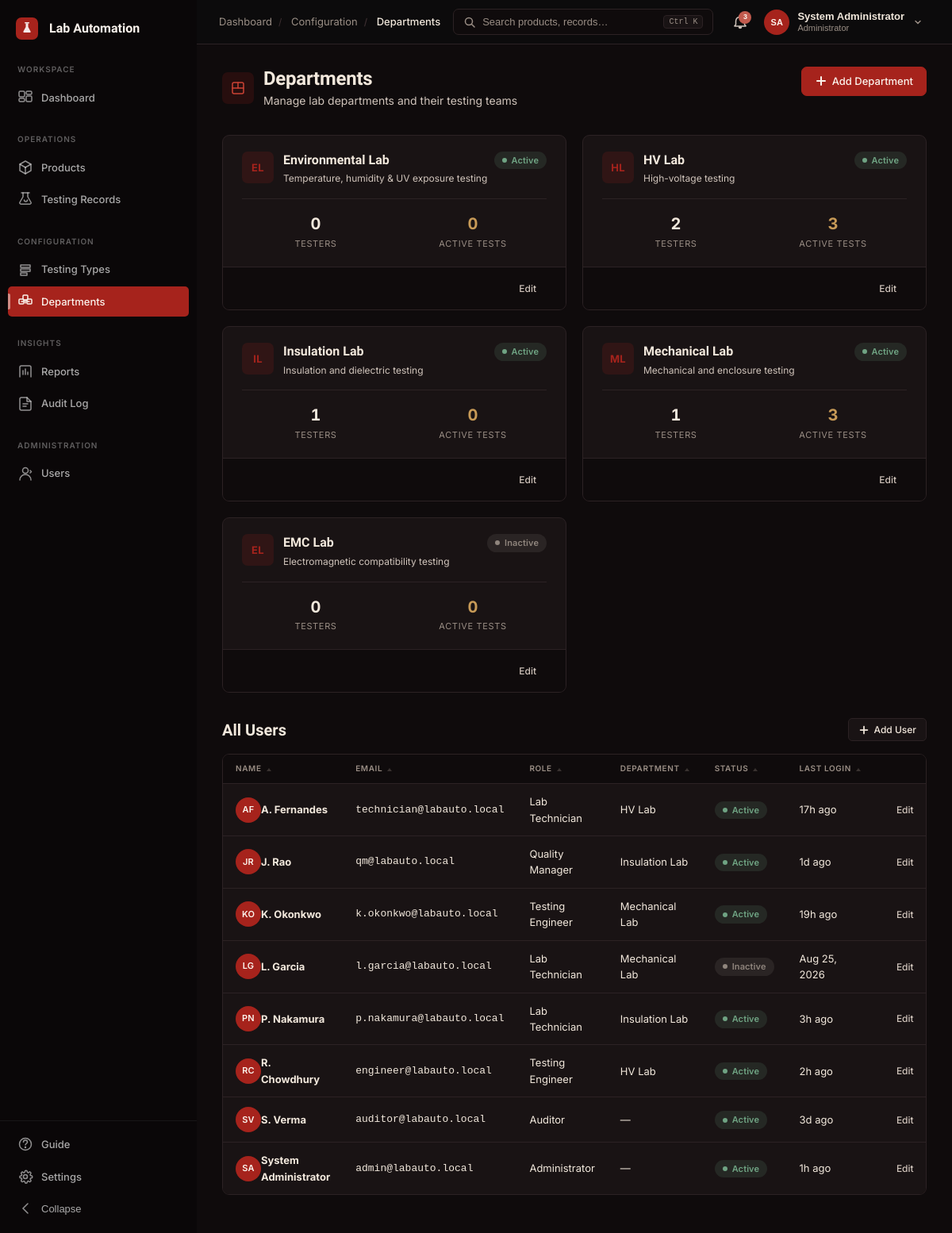
The app's page /admin/departments.php (signed in) with its own data.
### tables this page shows
CREATE TABLE departments (
    id            INT UNSIGNED AUTO_INCREMENT PRIMARY KEY,
    workspace_id  INT UNSIGNED NOT NULL,
    name          VARCHAR(100) NOT NULL,
    description   VARCHAR(255) NULL,
    status        ENUM('active','inactive') NOT NULL DEFAULT 'active',
    created_at    TIMESTAMP NOT NULL DEFAULT CURRENT_TIMESTAMP,
    updated_at    TIMESTAMP NOT NULL DEFAULT CURRENT_TIMESTAMP ON UPDATE CURRENT_TIMESTAMP,
    UNIQUE KEY uq_departments_ws_name (workspace_id, name),
    KEY idx_departments_workspace (workspace_id),
    CONSTRAINT fk_departments_workspace FOREIGN KEY (workspace_id) REFERENCES workspaces(id)
);

CREATE TABLE users (
    id                     INT UNSIGNED AUTO_INCREMENT PRIMARY KEY,
    workspace_id           INT UNSIGNED NOT NULL,
    name                   VARCHAR(120) NOT NULL,
    email                  VARCHAR(150) NOT NULL,
    email_verified         TINYINT(1) NOT NULL DEFAULT 0,
    password_hash          VARCHAR(255) NOT NULL,
    role                   ENUM('administrator','testing_engineer','lab_technician','quality_manager','auditor') NOT NULL,
    department_id          INT UNSIGNED NULL,
    avatar                 VARCHAR(500) NULL,
    status                 ENUM('active','inactive') NOT NULL DEFAULT 'active',
    invitation_status      ENUM('pending','activated') NULL DEFAULT NULL,
    failed_login_attempts  TINYINT UNSIGNED NOT NULL DEFAULT 0,
    locked_until           DATETIME NULL,
    last_login_at          DATETIME NULL,
    password_changed_at    DATETIME NULL,
    created_at             TIMESTAMP NOT NULL DEFAULT CURRENT_TIMESTAMP,
    updated_at             TIMESTAMP NOT NULL DEFAULT CURRENT_TIMESTAMP ON UPDATE CURRENT_TIMESTAMP,
    UNIQUE KEY uq_users_email (email),
    KEY idx_users_workspace (workspace_id),
    KEY idx_users_department (department_id),
    KEY idx_users_role (role),
    KEY idx_users_status (status),
    CONSTRAINT fk_users_workspace   FOREIGN KEY (workspace_id) REFERENCES workspaces(id),
    CONSTRAINT fk_users_department  FOREIGN KEY (department_id) REFERENCES departments(id) ON DELETE SET NULL
);

### includes/auth.php (called while the page is built, shortened)
<?php
function auth_role(): string
{
    return $_SESSION['user']['role'] ?? '';
}
function can(string $permission): bool
{
    $role = auth_role();
    $permissions = [
        'administrator' => [
            'manage_users', 'manage_departments', 'manage_testing_types', 'manage_settings',
            'manage_testers',
            'register_product', 'edit_product', 'delete_product', 'assign_test',
            'view_all_tests', 'review_test', 'cpri_approve',
            'view_reports', 'export_reports', 'view_audit_log',
            'view_notifications',
        ],
        'testing_engineer' => [
            'register_product', 'edit_product', 'assign_test',
            'view_all_tests', 'review_test',
            'view_reports', 'export_reports', 'view_audit_log',
            'manage_testing_types', 'view_notifications',
        ],
        'lab_technician' => [
            'perform_test', 'record_measurements', 'submit_test',
            'view_own_tests', 'view_notifications',
        ],
        'quality_manager' => [
            'cpri_approve', 'cpri_reject',
            'view_all_tests', 'view_reports', 'export_reports',
            'view_audit_log', 'view_notifications',
        ],
        'auditor' => [
            'view_all_tests', 'view_reports', 'export_reports',
            'view_audit_log', 'view_notifications',
        ],
    ];
    $rolePerms = $permissions[$role] ?? [];
    return in_array($permission, $rolePerms, true);
}

### admin/departments.php (the view, shortened to what this page needs)
<?php
require_once __DIR__ . '/../includes/helpers.php';
require_once __DIR__ . '/../includes/auth.php';
require_once __DIR__ . '/../includes/header.php';
$deptStmt = $pdo->prepare("
    SELECT d.*,
           (SELECT COUNT(*) FROM users u WHERE u.department_id = d.id AND u.role IN ('lab_technician','testing_engineer') AND u.status = 'active') AS tester_count,
           (SELECT COUNT(*) FROM testing_records tr WHERE tr.department_id = d.id AND tr.status IN ('assigned','in_testing')) AS active_tests
    FROM departments d
    WHERE d.workspace_id = :ws
    ORDER BY d.status ASC, d.name ASC
");
$deptStmt->execute(['ws' => $wsId]);
$departments = $deptStmt->fetchAll();
$usersStmt = $pdo->prepare("
    SELECT u.*, d.name AS dept_name
    FROM users u
    LEFT JOIN departments d ON u.department_id = d.id
    WHERE u.workspace_id = :ws
    ORDER BY u.name ASC
");
$usersStmt->execute(['ws' => $wsId]);
$users = $usersStmt->fetchAll();
?>
<div class="page-header">
  <div class="page-header-left">
    <div class="d-flex align-center gap-12 mb-4">
      <div style="width:40px;height:40px;border-radius:var(--radius-md);background:var(--accent-tint);display:flex;align-items:center;justify-content:center;flex-shrink:0;">
        <svg width="20" height="20" viewBox="0 0 20 20" fill="none" stroke="var(--accent-strong)" stroke-width="1.5" stroke-linecap="round"><rect x="3" y="3" width="14" height="14" rx="2"/><line x1="3" y1="10" x2="17" y2="10"/><line x1="10" y1="3" x2="10" y2="10"/></svg>
      </div>
      <div>
        <h1 class="page-title">Departments</h1>
        <p class="page-subtitle" style="margin-top:2px;">Manage lab departments and their testing teams</p>
      </div>
    </div>
  </div>
  <?php if (can('manage_departments')): ?>
  <div class="page-actions">
    <button type="button" class="btn btn-primary" onclick="openModal('addDeptModal')">
      <svg width="16" height="16" viewBox="0 0 16 16" fill="none" stroke="currentColor" stroke-width="2" stroke-linecap="round"><line x1="8" y1="3" x2="8" y2="13"/><line x1="3" y1="8" x2="13" y2="8"/></svg>
      Add Department
    </button>
  </div>
  <?php endif; ?>
</div>
<div class="dept-cards-grid" style="display:grid;grid-template-columns:repeat(auto-fill,minmax(320px,1fr));gap:20px;">
  <?php foreach ($departments as $dept):
    $deptInitials = '';
    $words = explode(' ', $dept['name']);
    foreach ($words as $w) { if ($w) $deptInitials .= strtoupper($w[0]); }
  ?>
  <div class="card card-hover dept-card" style="cursor:pointer;">
    <div class="card-body">
      <div style="display:flex;align-items:flex-start;gap:12px;margin-bottom:16px;">
        <div style="width:40px;height:40px;border-radius:var(--radius-md);background:var(--accent-tint);color:var(--accent);display:flex;align-items:center;justify-content:center;font-weight:700;font-size:0.8125rem;letter-spacing:0.02em;flex-shrink:0;">
          <?= e($deptInitials) ?>
        </div>
        <div style="min-width:0;flex:1;">
          <div style="display:flex;align-items:center;justify-content:space-between;gap:8px;">
            <h3 style="font-size:1rem;font-weight:600;margin:0;white-space:nowrap;overflow:hidden;text-overflow:ellipsis;"><?= e($dept['name']) ?></h3>
            <?= status_badge($dept['status']) ?>
          </div>
          <?php if (!empty($dept['description'])): ?>
          <p class="text-soft" style="font-size:0.75rem;margin:4px 0 0;line-height:1.4;display:-webkit-box;-webkit-line-clamp:2;-webkit-box-orient:vertical;overflow:hidden;"><?= e($dept['description']) ?></p>
          <?php endif; ?>
        </div>
      </div>
      <div style="display:grid;grid-template-columns:1fr 1fr;gap:12px;padding-top:16px;border-top:1px solid var(--line);">
        <div style="text-align:center;">
          <div style="font-weight:700;font-size:1.25rem;font-variant-numeric:tabular-nums;color:var(--ink);"><?= (int) $dept['tester_count'] ?></div>
          <div style="font-size:0.6875rem;color:var(--ink-faint);text-transform:uppercase;letter-spacing:0.06em;">Testers</div>
        </div>
        <div style="text-align:center;">
          <div style="font-weight:700;font-size:1.25rem;font-variant-numeric:tabular-nums;color:var(--warning);"><?= (int) $dept['active_tests'] ?></div>
          <div style="font-size:0.6875rem;color:var(--ink-faint);text-transform:uppercase;letter-spacing:0.06em;">Active Tests</div>
        </div>
      </div>
    </div>
    <?php if (can('manage_departments')): ?>
    <div class="card-footer" style="display:flex;justify-content:flex-end;gap:8px;">
      <button type="button" class="btn btn-sm btn-ghost" onclick="event.stopPropagation();editDept(<?= (int) $dept['id'] ?>, <?= e(json_encode($dept['name'])) ?>, <?= e(json_encode($dept['description'] ?? '')) ?>, '<?= e($dept['status']) ?>')">Edit</button>
    </div>
    <?php endif; ?>
  </div>
  <?php endforeach; ?>
</div>
<div style="margin-top:32px;">
  <div class="d-flex align-center justify-between" style="margin-bottom:16px;">
    <h2 style="font-size:1.25rem;">All Users</h2>
    <?php if (can('manage_users')): ?>
    <button type="button" class="btn btn-secondary btn-sm" onclick="openModal('addTesterModal')">
      <svg width="14" height="14" viewBox="0 0 16 16" fill="none" stroke="currentColor" stroke-width="2" stroke-linecap="round"><line x1="8" y1="3" x2="8" y2="13"/><line x1="3" y1="8" x2="13" y2="8"/></svg>
      Add User
    </button>
    <?php endif; ?>
  </div>
  <div class="table-wrap">
    <table class="data-table">
      <thead>
        <tr>
          <th class="sortable">Name</th>
          <th class="sortable">Email</th>
          <th class="sortable">Role</th>
          <th class="sortable">Department</th>
          <th class="sortable">Status</th>
          <th class="sortable">Last Login</th>
          <th class="col-actions"></th>
        </tr>
      </thead>
      <tbody>
        <?php foreach ($users as $u): ?>
        <tr>
          <td>
            <div class="d-flex align-center gap-10">
              <span class="user-avatar" style="width:32px;height:32px;font-size:0.6875rem;"><?= e(user_initials($u['name'])) ?></span>
              <strong><?= e($u['name']) ?></strong>
            </div>
          </td>
          <td class="text-mono text-soft" style="font-size:0.8125rem;"><?= e($u['email']) ?></td>
          <td><?= e(role_label($u['role'])) ?></td>
          <td><?= e($u['dept_name'] ?? '—') ?></td>
          <td><?= status_badge($u['status']) ?></td>
          <td class="text-soft" style="font-size:0.8125rem;"><?= $u['last_login_at'] ? time_ago($u['last_login_at']) : 'Never' ?></td>
          <td class="col-actions">
            <?php if (can('manage_users')): ?>
            <button type="button" class="btn btn-sm btn-ghost" onclick="editUser(<?= (int) $u['id'] ?>, <?= e(json_encode($u['name'])) ?>, <?= e(json_encode($u['email'])) ?>, '<?= e($u['role']) ?>', '<?= e($u['status']) ?>')">Edit</button>
            <?php endif; ?>
          </td>
        </tr>
        <?php endforeach; ?>
      </tbody>
    </table>
  </div>
</div>
<?php require_once __DIR__ . '/../includes/footer.php'; ?>

### includes/helpers.php (shortened to what this page needs)
<?php
function e(string $value): string
{
    return htmlspecialchars($value, ENT_QUOTES | ENT_SUBSTITUTE, 'UTF-8');
}
function time_ago(string $datetime): string
{
    $now = new DateTimeImmutable();
    $then = new DateTimeImmutable($datetime);
    $diff = $now->getTimestamp() - $then->getTimestamp();
    if ($diff < 86400) return floor($diff / 3600) . 'h ago';
    if ($diff < 604800) return floor($diff / 86400) . 'd ago';
    return $then->format('M j, Y');
}
function status_badge(string $status): string
{
    $map = [
        'registered'             => ['label' => 'Registered',       'class' => 'badge-info'],
        'assigned'               => ['label' => 'Assigned',         'class' => 'badge-info'],
        'in_testing'             => ['label' => 'In Testing',       'class' => 'badge-warning'],
        'submitted_for_review'   => ['label' => 'Under Review',     'class' => 'badge-warning'],
        'passed'                 => ['label' => 'Passed',           'class' => 'badge-success'],
        'failed'                 => ['label' => 'Failed',           'class' => 'badge-fail'],
        'failed_pending_rework'  => ['label' => 'Rework',           'class' => 'badge-fail'],
        'pending_cpri_approval'  => ['label' => 'Pending CPRI',     'class' => 'badge-warning'],
        'approved'               => ['label' => 'Approved',         'class' => 'badge-success'],
        'released'               => ['label' => 'Released',         'class' => 'badge-success'],
        'on_hold'                => ['label' => 'On Hold',          'class' => 'badge-hold'],
        'rejected'               => ['label' => 'Rejected',         'class' => 'badge-fail'],
        'cancelled'              => ['label' => 'Cancelled',        'class' => 'badge-hold'],
        'active'                 => ['label' => 'Active',           'class' => 'badge-success'],
        'inactive'               => ['label' => 'Inactive',         'class' => 'badge-hold'],
        'archived'               => ['label' => 'Archived',         'class' => 'badge-hold'],
        'pass'                   => ['label' => 'Pass',             'class' => 'badge-success'],
        'fail'                   => ['label' => 'Fail',             'class' => 'badge-fail'],
    ];
    $entry = $map[$status] ?? ['label' => ucfirst(str_replace('_', ' ', $status)), 'class' => 'badge-hold'];
    return '<span class="status-badge ' . $entry['class'] . '"><span class="status-dot"></span>' . e($entry['label']) . '</span>';
}
function role_label(string $role): string
{
    $map = [
        'administrator'    => 'Administrator',
        'testing_engineer' => 'Testing Engineer',
        'lab_technician'   => 'Lab Technician',
        'quality_manager'  => 'Quality Manager',
        'auditor'          => 'Auditor',
    ];
    return $map[$role] ?? ucfirst(str_replace('_', ' ', $role));
}
function user_initials(?string $name): string
{
    $parts = explode(' ', trim($name));
    return strtoupper($parts[0][0] . end($parts)[0]);
}

### records on screen
departments: deptInitials "EL", name "Environmental Lab", status "Active", description "Temperature, humidity & UV exposure testing", tester_count "0", active_tests "0"
departments: deptInitials "HL", name "HV Lab", status "Active", description "High-voltage testing", tester_count "2", active_tests "3"
departments: deptInitials "IL", name "Insulation Lab", status "Active", description "Insulation and dielectric testing", tester_count "1", active_tests "0"
departments: deptInitials "ML", name "Mechanical Lab", status "Active", description "Mechanical and enclosure testing", tester_count "1", active_tests "3"
departments: deptInitials "EL", name "EMC Lab", status "Inactive", description "Electromagnetic compatibility testing", tester_count "0", active_tests "0"
users: name "AF", name "A. Fernandes", email "technician@labauto.local", role "Lab Technician", department.name "HV Lab", status "Active", last_login_at "17h ago"
users: name "JR", name "J. Rao", email "qm@labauto.local", role "Quality Manager", department.name "Insulation Lab", status "Active", last_login_at "1d ago"
users: name "KO", name "K. Okonkwo", email "k.okonkwo@labauto.local", role "Testing Engineer", department.name "Mechanical Lab", status "Active", last_login_at "19h ago"
users: name "LG", name "L. Garcia", email "l.garcia@labauto.local", role "Lab Technician", department.name "Mechanical Lab", status "Inactive", last_login_at "Aug 25, 2026"
users: name "PN", name "P. Nakamura", email "p.nakamura@labauto.local", role "Lab Technician", department.name "Insulation Lab", status "Active", last_login_at "3h ago"
users: name "RC", name "R. Chowdhury", email "engineer@labauto.local", role "Testing Engineer", department.name "HV Lab", status "Active", last_login_at "2h ago"
users: name "SV", name "S. Verma", email "auditor@labauto.local", role "Auditor", dept_name "—", status "Active", last_login_at "3d ago"
users: name "SA", name "System Administrator", email "admin@labauto.local", role "Administrator", dept_name "—", status "Active", last_login_at "1h ago"

### other values on screen
$crumb['label'] "Dashboard"
$crumb['label'] "Configuration"
$crumb['label'] "Departments"
$notifCount "3"
$initials "SA"
$currentUser['name'] "System Administrator"
$roleBadge "Administrator"
